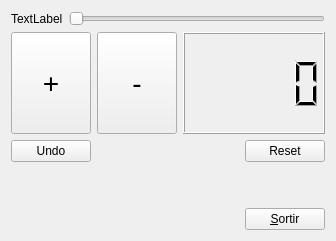
<?xml version="1.0" encoding="UTF-8"?>
<ui version="4.0">
 <class>MyForm</class>
 <widget class="QWidget" name="MyForm">
  <property name="geometry">
   <rect>
    <x>0</x>
    <y>0</y>
    <width>336</width>
    <height>241</height>
   </rect>
  </property>
  <property name="sizePolicy">
   <sizepolicy hsizetype="Preferred" vsizetype="Preferred">
    <horstretch>0</horstretch>
    <verstretch>0</verstretch>
   </sizepolicy>
  </property>
  <property name="windowTitle">
   <string>Form</string>
  </property>
  <layout class="QVBoxLayout" name="verticalLayout">
   <item>
    <layout class="QHBoxLayout" name="horizontalLayout">
     <item>
      <widget class="QLabel" name="label">
       <property name="text">
        <string>TextLabel</string>
       </property>
      </widget>
     </item>
     <item>
      <widget class="QSlider" name="horizontalSlider">
       <property name="minimum">
        <number>1</number>
       </property>
       <property name="maximum">
        <number>9</number>
       </property>
       <property name="orientation">
        <enum>Qt::Horizontal</enum>
       </property>
      </widget>
     </item>
    </layout>
   </item>
   <item>
    <layout class="QHBoxLayout" name="horizontalLayout_2">
     <item>
      <layout class="QHBoxLayout" name="horizontalLayout_3">
       <item>
        <widget class="QPushButton" name="pushButton">
         <property name="enabled">
          <bool>true</bool>
         </property>
         <property name="sizePolicy">
          <sizepolicy hsizetype="MinimumExpanding" vsizetype="MinimumExpanding">
           <horstretch>0</horstretch>
           <verstretch>0</verstretch>
          </sizepolicy>
         </property>
         <property name="minimumSize">
          <size>
           <width>0</width>
           <height>0</height>
          </size>
         </property>
         <property name="sizeIncrement">
          <size>
           <width>0</width>
           <height>0</height>
          </size>
         </property>
         <property name="font">
          <font>
           <pointsize>21</pointsize>
          </font>
         </property>
         <property name="text">
          <string>+</string>
         </property>
        </widget>
       </item>
       <item>
        <widget class="QPushButton" name="pushButton_2">
         <property name="sizePolicy">
          <sizepolicy hsizetype="MinimumExpanding" vsizetype="MinimumExpanding">
           <horstretch>0</horstretch>
           <verstretch>0</verstretch>
          </sizepolicy>
         </property>
         <property name="minimumSize">
          <size>
           <width>0</width>
           <height>0</height>
          </size>
         </property>
         <property name="font">
          <font>
           <pointsize>21</pointsize>
          </font>
         </property>
         <property name="text">
          <string>-</string>
         </property>
        </widget>
       </item>
      </layout>
     </item>
     <item>
      <layout class="QHBoxLayout" name="horizontalLayout_4">
       <item>
        <widget class="MyQLCDNumber" name="lcdNumber">
         <property name="sizePolicy">
          <sizepolicy hsizetype="MinimumExpanding" vsizetype="MinimumExpanding">
           <horstretch>0</horstretch>
           <verstretch>0</verstretch>
          </sizepolicy>
         </property>
         <property name="minimumSize">
          <size>
           <width>0</width>
           <height>0</height>
          </size>
         </property>
        </widget>
       </item>
      </layout>
     </item>
    </layout>
   </item>
   <item>
    <layout class="QHBoxLayout" name="horizontalLayout_5">
     <item>
      <widget class="QPushButton" name="pushButton_3">
       <property name="text">
        <string>Undo</string>
       </property>
      </widget>
     </item>
     <item>
      <spacer name="horizontalSpacer">
       <property name="orientation">
        <enum>Qt::Horizontal</enum>
       </property>
       <property name="sizeHint" stdset="0">
        <size>
         <width>40</width>
         <height>20</height>
        </size>
       </property>
      </spacer>
     </item>
     <item>
      <widget class="QPushButton" name="pushButton_4">
       <property name="text">
        <string>Reset</string>
       </property>
      </widget>
     </item>
    </layout>
   </item>
   <item>
    <spacer name="verticalSpacer">
     <property name="orientation">
      <enum>Qt::Vertical</enum>
     </property>
     <property name="sizeType">
      <enum>QSizePolicy::Minimum</enum>
     </property>
     <property name="sizeHint" stdset="0">
      <size>
       <width>20</width>
       <height>40</height>
      </size>
     </property>
    </spacer>
   </item>
   <item>
    <layout class="QHBoxLayout" name="horizontalLayout_11">
     <item>
      <spacer name="horizontalSpacer_2">
       <property name="orientation">
        <enum>Qt::Horizontal</enum>
       </property>
       <property name="sizeHint" stdset="0">
        <size>
         <width>40</width>
         <height>20</height>
        </size>
       </property>
      </spacer>
     </item>
     <item>
      <widget class="QPushButton" name="pushButton_5">
       <property name="text">
        <string>&amp;Sortir</string>
       </property>
      </widget>
     </item>
    </layout>
   </item>
  </layout>
 </widget>
 <customwidgets>
  <customwidget>
   <class>MyQLCDNumber</class>
   <extends>QLCDNumber</extends>
   <header>MyQLCDNumber.h</header>
   <slots>
    <slot>setToZero()</slot>
    <slot>resta()</slot>
    <slot>suma()</slot>
    <slot>undo()</slot>
    <slot>setValor(int)</slot>
   </slots>
  </customwidget>
 </customwidgets>
 <resources/>
 <connections>
  <connection>
   <sender>pushButton_5</sender>
   <signal>clicked()</signal>
   <receiver>MyForm</receiver>
   <slot>close()</slot>
   <hints>
    <hint type="sourcelabel">
     <x>278</x>
     <y>215</y>
    </hint>
    <hint type="destinationlabel">
     <x>334</x>
     <y>181</y>
    </hint>
   </hints>
  </connection>
  <connection>
   <sender>pushButton_4</sender>
   <signal>clicked()</signal>
   <receiver>lcdNumber</receiver>
   <slot>setToZero()</slot>
   <hints>
    <hint type="sourcelabel">
     <x>289</x>
     <y>139</y>
    </hint>
    <hint type="destinationlabel">
     <x>223</x>
     <y>94</y>
    </hint>
   </hints>
  </connection>
  <connection>
   <sender>pushButton_2</sender>
   <signal>clicked()</signal>
   <receiver>lcdNumber</receiver>
   <slot>resta()</slot>
   <hints>
    <hint type="sourcelabel">
     <x>162</x>
     <y>50</y>
    </hint>
    <hint type="destinationlabel">
     <x>268</x>
     <y>75</y>
    </hint>
   </hints>
  </connection>
  <connection>
   <sender>pushButton</sender>
   <signal>clicked()</signal>
   <receiver>lcdNumber</receiver>
   <slot>suma()</slot>
   <hints>
    <hint type="sourcelabel">
     <x>80</x>
     <y>92</y>
    </hint>
    <hint type="destinationlabel">
     <x>280</x>
     <y>96</y>
    </hint>
   </hints>
  </connection>
  <connection>
   <sender>pushButton_3</sender>
   <signal>clicked()</signal>
   <receiver>lcdNumber</receiver>
   <slot>undo()</slot>
   <hints>
    <hint type="sourcelabel">
     <x>65</x>
     <y>140</y>
    </hint>
    <hint type="destinationlabel">
     <x>271</x>
     <y>92</y>
    </hint>
   </hints>
  </connection>
  <connection>
   <sender>horizontalSlider</sender>
   <signal>valueChanged(int)</signal>
   <receiver>lcdNumber</receiver>
   <slot>setValor(int)</slot>
   <hints>
    <hint type="sourcelabel">
     <x>163</x>
     <y>17</y>
    </hint>
    <hint type="destinationlabel">
     <x>268</x>
     <y>51</y>
    </hint>
   </hints>
  </connection>
 </connections>
</ui>
